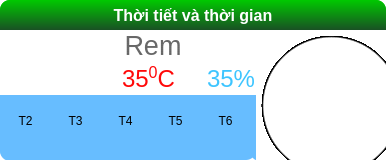
                              <widget class="QFrame" name="Top_Ctrl_frame_5">
                               <property name="sizePolicy">
                                <sizepolicy hsizetype="Preferred" vsizetype="Expanding">
                                 <horstretch>0</horstretch>
                                 <verstretch>0</verstretch>
                                </sizepolicy>
                               </property>
                               <property name="styleSheet">
                                <string notr="true">background-color: rgb(255, 255, 255);
border-radius: 10px;</string>
                               </property>
                               <property name="frameShape">
                                <enum>QFrame::StyledPanel</enum>
                               </property>
                               <property name="frameShadow">
                                <enum>QFrame::Raised</enum>
                               </property>
                               <layout class="QVBoxLayout" name="verticalLayout_33">
                                <property name="spacing">
                                 <number>0</number>
                                </property>
                                <property name="leftMargin">
                                 <number>0</number>
                                </property>
                                <property name="topMargin">
                                 <number>0</number>
                                </property>
                                <property name="rightMargin">
                                 <number>0</number>
                                </property>
                                <property name="bottomMargin">
                                 <number>0</number>
                                </property>
                                <item>
                                 <widget class="QFrame" name="Top_Ctrl_frame5_header">
                                  <property name="styleSheet">
                                   <string notr="true">background-color: rgb(0, 200, 0);</string>
                                  </property>
                                  <property name="frameShape">
                                   <enum>QFrame::StyledPanel</enum>
                                  </property>
                                  <property name="frameShadow">
                                   <enum>QFrame::Raised</enum>
                                  </property>
                                  <layout class="QVBoxLayout" name="verticalLayout_23">
                                   <property name="spacing">
                                    <number>0</number>
                                   </property>
                                   <property name="leftMargin">
                                    <number>0</number>
                                   </property>
                                   <property name="topMargin">
                                    <number>0</number>
                                   </property>
                                   <property name="rightMargin">
                                    <number>0</number>
                                   </property>
                                   <property name="bottomMargin">
                                    <number>0</number>
                                   </property>
                                   <item>
                                    <widget class="QPushButton" name="Top_Ctrl_header5">
                                     <property name="minimumSize">
                                      <size>
                                       <width>0</width>
                                       <height>30</height>
                                      </size>
                                     </property>
                                     <property name="font">
                                      <font>
                                       <family>Segoe UI</family>
                                       <pointsize>12</pointsize>
                                       <weight>75</weight>
                                       <bold>true</bold>
                                      </font>
                                     </property>
                                     <property name="styleSheet">
                                      <string notr="true">color: rgb(255, 255, 255);
background-color: qlineargradient(spread:pad, x1:0, y1:0, x2:0, y2:1, stop:0 rgba(0, 201, 0, 255), stop:1 rgba(25, 81, 36, 255));
border-bottom-left-radius: 0px;
border-bottom-right-radius: 0px;</string>
                                     </property>
                                     <property name="text">
                                      <string>Thời tiết và thời gian</string>
                                     </property>
                                    </widget>
                                   </item>
                                  </layout>
                                 </widget>
                                </item>
                                <item>
                                 <widget class="QFrame" name="Top_Ctrl_frame5_body">
                                  <property name="sizePolicy">
                                   <sizepolicy hsizetype="Preferred" vsizetype="Expanding">
                                    <horstretch>0</horstretch>
                                    <verstretch>0</verstretch>
                                   </sizepolicy>
                                  </property>
                                  <property name="styleSheet">
                                   <string notr="true">background-color: rgba(0, 0, 0, 0);</string>
                                  </property>
                                  <property name="frameShape">
                                   <enum>QFrame::StyledPanel</enum>
                                  </property>
                                  <property name="frameShadow">
                                   <enum>QFrame::Raised</enum>
                                  </property>
                                  <layout class="QGridLayout" name="gridLayout_7">
                                   <property name="leftMargin">
                                    <number>0</number>
                                   </property>
                                   <property name="topMargin">
                                    <number>0</number>
                                   </property>
                                   <property name="rightMargin">
                                    <number>0</number>
                                   </property>
                                   <property name="bottomMargin">
                                    <number>0</number>
                                   </property>
                                   <property name="spacing">
                                    <number>0</number>
                                   </property>
                                   <item row="0" column="1">
                                    <widget class="QFrame" name="frame_18">
                                     <property name="styleSheet">
                                      <string notr="true">background-color: rgba(0, 0, 0, 0);</string>
                                     </property>
                                     <property name="frameShape">
                                      <enum>QFrame::StyledPanel</enum>
                                     </property>
                                     <property name="frameShadow">
                                      <enum>QFrame::Raised</enum>
                                     </property>
                                     <layout class="QVBoxLayout" name="verticalLayout_72">
                                      <property name="spacing">
                                       <number>2</number>
                                      </property>
                                      <property name="leftMargin">
                                       <number>0</number>
                                      </property>
                                      <property name="topMargin">
                                       <number>0</number>
                                      </property>
                                      <property name="rightMargin">
                                       <number>0</number>
                                      </property>
                                      <property name="bottomMargin">
                                       <number>0</number>
                                      </property>
                                      <item>
                                       <widget class="QFrame" name="frame_21">
                                        <property name="styleSheet">
                                         <string notr="true">background-color: rgb(0, 255, 0);
background-color: rgb(255, 255, 255);</string>
                                        </property>
                                        <property name="frameShape">
                                         <enum>QFrame::StyledPanel</enum>
                                        </property>
                                        <property name="frameShadow">
                                         <enum>QFrame::Raised</enum>
                                        </property>
                                        <layout class="QVBoxLayout" name="verticalLayout_74">
                                         <property name="spacing">
                                          <number>0</number>
                                         </property>
                                         <property name="leftMargin">
                                          <number>0</number>
                                         </property>
                                         <property name="topMargin">
                                          <number>0</number>
                                         </property>
                                         <property name="rightMargin">
                                          <number>0</number>
                                         </property>
                                         <property name="bottomMargin">
                                          <number>0</number>
                                         </property>
                                         <item>
                                          <widget class="QPushButton" name="pushButton_6">
                                           <property name="font">
                                            <font>
                                             <family>MS Shell Dlg 2</family>
                                             <pointsize>20</pointsize>
                                             <weight>50</weight>
                                             <italic>false</italic>
                                             <bold>false</bold>
                                            </font>
                                           </property>
                                           <property name="styleSheet">
                                            <string notr="true">color: qlineargradient(spread:reflect, x1:0, y1:1, x2:0, y2:0, stop:0.109453 rgba(60, 60, 60, 255), stop:0.40796 rgba(93, 93, 93, 255), stop:0.895522 rgba(152, 152, 152, 255));
font: 20pt &quot;MS Shell Dlg 2&quot;;
/*text-align: left;*/</string>
                                           </property>
                                           <property name="text">
                                            <string>Rem</string>
                                           </property>
                                          </widget>
                                         </item>
                                        </layout>
                                       </widget>
                                      </item>
                                      <item>
                                       <widget class="QFrame" name="frame_22">
                                        <property name="sizePolicy">
                                         <sizepolicy hsizetype="Preferred" vsizetype="Expanding">
                                          <horstretch>0</horstretch>
                                          <verstretch>0</verstretch>
                                         </sizepolicy>
                                        </property>
                                        <property name="font">
                                         <font>
                                          <pointsize>1</pointsize>
                                         </font>
                                        </property>
                                        <property name="styleSheet">
                                         <string notr="true">background-color: rgb(0, 255, 0);
background-color: rgb(255, 255, 255);</string>
                                        </property>
                                        <property name="frameShape">
                                         <enum>QFrame::StyledPanel</enum>
                                        </property>
                                        <property name="frameShadow">
                                         <enum>QFrame::Raised</enum>
                                        </property>
                                        <layout class="QHBoxLayout" name="horizontalLayout_9">
                                         <property name="spacing">
                                          <number>0</number>
                                         </property>
                                         <property name="leftMargin">
                                          <number>0</number>
                                         </property>
                                         <property name="topMargin">
                                          <number>0</number>
                                         </property>
                                         <property name="rightMargin">
                                          <number>0</number>
                                         </property>
                                         <property name="bottomMargin">
                                          <number>0</number>
                                         </property>
                                         <item>
                                          <widget class="QPushButton" name="pushButton_5">
                                           <property name="font">
                                            <font>
                                             <pointsize>20</pointsize>
                                            </font>
                                           </property>
                                           <property name="styleSheet">
                                            <string notr="true">color: qlineargradient(spread:reflect, x1:1, y1:0.0625, x2:1, y2:1, stop:0 rgba(234, 158, 99, 255), stop:1 rgba(255, 65, 0, 255));</string>
                                           </property>
                                           <property name="text">
                                            <string/>
                                           </property>
                                           <property name="icon">
                                            <iconset resource="Weather_Icon.qrc">
                                             <normaloff>:/Weather/animated/21374267471600621651.svg</normaloff>:/Weather/animated/21374267471600621651.svg</iconset>
                                           </property>
                                           <property name="iconSize">
                                            <size>
                                             <width>40</width>
                                             <height>45</height>
                                            </size>
                                           </property>
                                          </widget>
                                         </item>
                                         <item>
                                          <widget class="QLabel" name="T_Weather_label">
                                           <property name="text">
                                            <string>&lt;html&gt;&lt;head/&gt;&lt;body&gt;&lt;p&gt;&lt;span style=&quot; font-size:18pt; color:#ff0808;&quot;&gt;35&lt;/span&gt;&lt;span style=&quot; font-size:18pt; color:#ff0808; vertical-align:super;&quot;&gt;0&lt;/span&gt;&lt;span style=&quot; font-size:18pt; color:#ff0808;&quot;&gt;C&lt;/span&gt;&lt;/p&gt;&lt;/body&gt;&lt;/html&gt;</string>
                                           </property>
                                          </widget>
                                         </item>
                                         <item>
                                          <widget class="QPushButton" name="pushButton_4">
                                           <property name="text">
                                            <string/>
                                           </property>
                                           <property name="icon">
                                            <iconset>
                                             <normaloff>image/do-do-am-removebg-preview.png</normaloff>image/do-do-am-removebg-preview.png</iconset>
                                           </property>
                                           <property name="iconSize">
                                            <size>
                                             <width>54</width>
                                             <height>48</height>
                                            </size>
                                           </property>
                                          </widget>
                                         </item>
                                         <item>
                                          <widget class="QLabel" name="T_Do_Am_label_2">
                                           <property name="text">
                                            <string>&lt;html&gt;&lt;head/&gt;&lt;body&gt;&lt;p&gt;&lt;span style=&quot; font-size:18pt; color:#3ec5ff;&quot;&gt;35%&lt;/span&gt;&lt;/p&gt;&lt;/body&gt;&lt;/html&gt;</string>
                                           </property>
                                          </widget>
                                         </item>
                                        </layout>
                                       </widget>
                                      </item>
                                     </layout>
                                    </widget>
                                   </item>
                                   <item row="0" column="0">
                                    <widget class="QFrame" name="frame_17">
                                     <property name="maximumSize">
                                      <size>
                                       <width>120</width>
                                       <height>16777215</height>
                                      </size>
                                     </property>
                                     <property name="styleSheet">
                                      <string notr="true">background-color: rgba(0, 0, 0, 0);</string>
                                     </property>
                                     <property name="frameShape">
                                      <enum>QFrame::StyledPanel</enum>
                                     </property>
                                     <property name="frameShadow">
                                      <enum>QFrame::Raised</enum>
                                     </property>
                                     <layout class="QVBoxLayout" name="verticalLayout_73">
                                      <item>
                                       <widget class="QPushButton" name="pushButton_3">
                                        <property name="text">
                                         <string/>
                                        </property>
                                        <property name="icon">
                                         <iconset resource="Weather_Icon.qrc">
                                          <normaloff>:/Weather/animated/cloudy.svg</normaloff>:/Weather/animated/cloudy.svg</iconset>
                                        </property>
                                        <property name="iconSize">
                                         <size>
                                          <width>75</width>
                                          <height>75</height>
                                         </size>
                                        </property>
                                       </widget>
                                      </item>
                                     </layout>
                                    </widget>
                                   </item>
                                   <item row="0" column="2" rowspan="2">
                                    <widget class="QFrame" name="frame_19">
                                     <property name="minimumSize">
                                      <size>
                                       <width>130</width>
                                       <height>130</height>
                                      </size>
                                     </property>
                                     <property name="maximumSize">
                                      <size>
                                       <width>150</width>
                                       <height>150</height>
                                      </size>
                                     </property>
                                     <property name="styleSheet">
                                      <string notr="true"/>
                                     </property>
                                     <property name="frameShape">
                                      <enum>QFrame::StyledPanel</enum>
                                     </property>
                                     <property name="frameShadow">
                                      <enum>QFrame::Raised</enum>
                                     </property>
                                     <widget class="QLabel" name="label_47">
                                      <property name="geometry">
                                       <rect>
                                        <x>10</x>
                                        <y>10</y>
                                        <width>130</width>
                                        <height>130</height>
                                       </rect>
                                      </property>
                                      <property name="styleSheet">
                                       <string notr="true">background-color: rgb(255, 255, 255);
border-radius: 65px;</string>
                                      </property>
                                      <property name="text">
                                       <string/>
                                      </property>
                                     </widget>
                                     <widget class="QWidget" name="verticalLayoutWidget_2">
                                      <property name="geometry">
                                       <rect>
                                        <x>10</x>
                                        <y>10</y>
                                        <width>131</width>
                                        <height>131</height>
                                       </rect>
                                      </property>
                                      <layout class="QVBoxLayout" name="Top_Ctrl_frame5_clock_widget">
                                       <property name="leftMargin">
                                        <number>0</number>
                                       </property>
                                       <property name="topMargin">
                                        <number>0</number>
                                       </property>
                                       <property name="rightMargin">
                                        <number>0</number>
                                       </property>
                                       <property name="bottomMargin">
                                        <number>0</number>
                                       </property>
                                      </layout>
                                     </widget>
                                     <widget class="QLabel" name="label_48">
                                      <property name="geometry">
                                       <rect>
                                        <x>-20</x>
                                        <y>-20</y>
                                        <width>191</width>
                                        <height>191</height>
                                       </rect>
                                      </property>
                                      <property name="styleSheet">
                                       <string notr="true">background-color: qradialgradient(spread:reflect, cx:0.5, cy:0.5, radius:0.5, fx:0.499, fy:0.5, stop:0.707581 rgba(0, 0, 0, 0), stop:0.723225 rgba(0, 0, 0, 255), stop:0.726835 rgba(0, 0, 0, 255), stop:0.731649 rgba(0, 0, 0, 255), stop:0.732852 rgba(0, 0, 0, 0));</string>
                                      </property>
                                      <property name="text">
                                       <string/>
                                      </property>
                                     </widget>
                                    </widget>
                                   </item>
                                   <item row="1" column="0" colspan="2">
                                    <widget class="QFrame" name="frame_20">
                                     <property name="sizePolicy">
                                      <sizepolicy hsizetype="Preferred" vsizetype="Expanding">
                                       <horstretch>0</horstretch>
                                       <verstretch>0</verstretch>
                                      </sizepolicy>
                                     </property>
                                     <property name="styleSheet">
                                      <string notr="true">QFrame{
	background-color: rgb(103, 189, 255);
}</string>
                                     </property>
                                     <property name="frameShape">
                                      <enum>QFrame::StyledPanel</enum>
                                     </property>
                                     <property name="frameShadow">
                                      <enum>QFrame::Raised</enum>
                                     </property>
                                     <widget class="QPushButton" name="T2">
                                      <property name="geometry">
                                       <rect>
                                        <x>0</x>
                                        <y>-15</y>
                                        <width>51</width>
                                        <height>81</height>
                                       </rect>
                                      </property>
                                      <property name="styleSheet">
                                       <string notr="true">background-color: rgb(103, 189, 255);
font: 12pt &quot;Nirmala UI&quot;;</string>
                                      </property>
                                      <property name="text">
                                       <string>T2</string>
                                      </property>
                                     </widget>
                                     <widget class="QPushButton" name="T3">
                                      <property name="geometry">
                                       <rect>
                                        <x>50</x>
                                        <y>-15</y>
                                        <width>51</width>
                                        <height>81</height>
                                       </rect>
                                      </property>
                                      <property name="styleSheet">
                                       <string notr="true">background-color: rgb(103, 189, 255);
font: 12pt &quot;Nirmala UI&quot;;</string>
                                      </property>
                                      <property name="text">
                                       <string>T3</string>
                                      </property>
                                     </widget>
                                     <widget class="QPushButton" name="T4">
                                      <property name="geometry">
                                       <rect>
                                        <x>100</x>
                                        <y>-15</y>
                                        <width>51</width>
                                        <height>81</height>
                                       </rect>
                                      </property>
                                      <property name="styleSheet">
                                       <string notr="true">background-color: rgb(103, 189, 255);
font: 12pt &quot;Nirmala UI&quot;;</string>
                                      </property>
                                      <property name="text">
                                       <string>T4</string>
                                      </property>
                                     </widget>
                                     <widget class="QPushButton" name="T5">
                                      <property name="geometry">
                                       <rect>
                                        <x>150</x>
                                        <y>-15</y>
                                        <width>51</width>
                                        <height>81</height>
                                       </rect>
                                      </property>
                                      <property name="styleSheet">
                                       <string notr="true">background-color: rgb(103, 189, 255);
font: 12pt &quot;Nirmala UI&quot;;</string>
                                      </property>
                                      <property name="text">
                                       <string>T5</string>
                                      </property>
                                     </widget>
                                     <widget class="QPushButton" name="T6">
                                      <property name="geometry">
                                       <rect>
                                        <x>200</x>
                                        <y>-15</y>
                                        <width>51</width>
                                        <height>81</height>
                                       </rect>
                                      </property>
                                      <property name="styleSheet">
                                       <string notr="true">background-color: rgb(103, 189, 255);
font: 12pt &quot;Nirmala UI&quot;;</string>
                                      </property>
                                      <property name="text">
                                       <string>T6</string>
                                      </property>
                                     </widget>
                                     <widget class="QPushButton" name="T7">
                                      <property name="geometry">
                                       <rect>
                                        <x>250</x>
                                        <y>-15</y>
                                        <width>51</width>
                                        <height>81</height>
                                       </rect>
                                      </property>
                                      <property name="styleSheet">
                                       <string notr="true">background-color: rgb(103, 189, 255);
font: 12pt &quot;Nirmala UI&quot;;</string>
                                      </property>
                                      <property name="text">
                                       <string>T7</string>
                                      </property>
                                     </widget>
                                     <widget class="QPushButton" name="CN">
                                      <property name="geometry">
                                       <rect>
                                        <x>300</x>
                                        <y>-15</y>
                                        <width>51</width>
                                        <height>81</height>
                                       </rect>
                                      </property>
                                      <property name="styleSheet">
                                       <string notr="true">background-color: rgb(103, 189, 255);
font: 12pt &quot;Nirmala UI&quot;;</string>
                                      </property>
                                      <property name="text">
                                       <string>CN</string>
                                      </property>
                                     </widget>
                                    </widget>
                                   </item>
                                  </layout>
                                 </widget>
                                </item>
                               </layout>
                              </widget>
